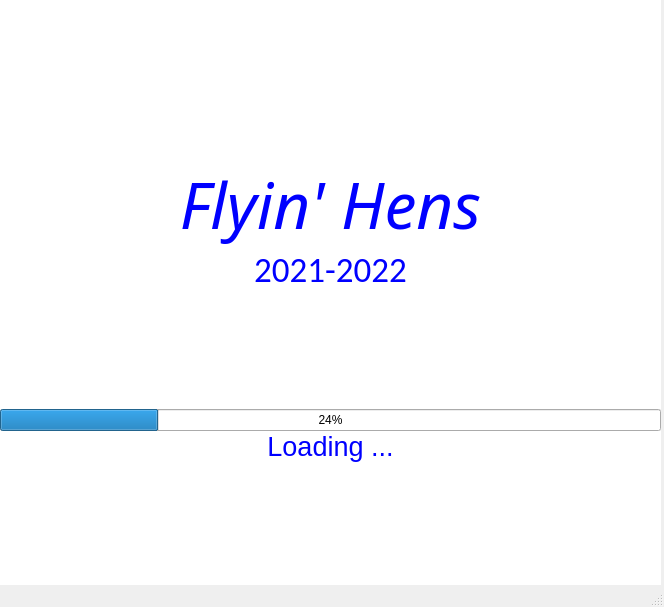
<?xml version="1.0" encoding="UTF-8"?>
<ui version="4.0">
 <class>MainWindow</class>
 <widget class="QMainWindow" name="MainWindow">
  <property name="geometry">
   <rect>
    <x>0</x>
    <y>0</y>
    <width>664</width>
    <height>607</height>
   </rect>
  </property>
  <property name="windowTitle">
   <string>MainWindow</string>
  </property>
  <widget class="QWidget" name="centralwidget">
   <widget class="QWidget" name="verticalLayoutWidget">
    <property name="geometry">
     <rect>
      <x>0</x>
      <y>0</y>
      <width>661</width>
      <height>591</height>
     </rect>
    </property>
    <layout class="QVBoxLayout" name="verticalLayout" stretch="1,0,1,1,1">
     <property name="spacing">
      <number>0</number>
     </property>
     <item>
      <widget class="QLabel" name="label">
       <property name="styleSheet">
        <string notr="true">background: white</string>
       </property>
       <property name="frameShape">
        <enum>QFrame::NoFrame</enum>
       </property>
       <property name="text">
        <string>&lt;html&gt;&lt;head/&gt;&lt;body&gt;&lt;p&gt;&lt;img src=&quot;:/ASAE_LoadScreen/ASAEScreenSaver.png&quot;/&gt;&lt;/p&gt;&lt;/body&gt;&lt;/html&gt;</string>
       </property>
       <property name="alignment">
        <set>Qt::AlignCenter</set>
       </property>
      </widget>
     </item>
     <item>
      <widget class="QLabel" name="label_4">
       <property name="font">
        <font>
         <family>Helonia</family>
         <pointsize>48</pointsize>
         <italic>true</italic>
        </font>
       </property>
       <property name="styleSheet">
        <string notr="true">background: white</string>
       </property>
       <property name="text">
        <string>&lt;html&gt;&lt;head/&gt;&lt;body&gt;&lt;p&gt;&lt;span style=&quot; color:#0000ff;&quot;&gt;Flyin' Hens&lt;/span&gt;&lt;/p&gt;&lt;/body&gt;&lt;/html&gt;</string>
       </property>
       <property name="alignment">
        <set>Qt::AlignCenter</set>
       </property>
      </widget>
     </item>
     <item>
      <widget class="QLabel" name="label_2">
       <property name="font">
        <font>
         <family>Calibri</family>
         <pointsize>26</pointsize>
        </font>
       </property>
       <property name="styleSheet">
        <string notr="true">background: white
</string>
       </property>
       <property name="lineWidth">
        <number>0</number>
       </property>
       <property name="text">
        <string>&lt;html&gt;&lt;head/&gt;&lt;body&gt;&lt;p&gt;&lt;span style=&quot; color:#0000ff;&quot;&gt;2021-2022&lt;/span&gt;&lt;/p&gt;&lt;/body&gt;&lt;/html&gt;</string>
       </property>
       <property name="alignment">
        <set>Qt::AlignHCenter|Qt::AlignTop</set>
       </property>
       <property name="margin">
        <number>0</number>
       </property>
       <property name="indent">
        <number>0</number>
       </property>
      </widget>
     </item>
     <item>
      <widget class="QProgressBar" name="progressBar">
       <property name="styleSheet">
        <string notr="true">text: blue</string>
       </property>
       <property name="value">
        <number>24</number>
       </property>
       <property name="alignment">
        <set>Qt::AlignCenter</set>
       </property>
       <property name="textVisible">
        <bool>true</bool>
       </property>
       <property name="orientation">
        <enum>Qt::Horizontal</enum>
       </property>
       <property name="textDirection">
        <enum>QProgressBar::BottomToTop</enum>
       </property>
      </widget>
     </item>
     <item>
      <widget class="QLabel" name="label_3">
       <property name="font">
        <font>
         <pointsize>20</pointsize>
        </font>
       </property>
       <property name="styleSheet">
        <string notr="true">background: white
</string>
       </property>
       <property name="text">
        <string>&lt;html&gt;&lt;head/&gt;&lt;body&gt;&lt;p&gt;&lt;span style=&quot; color:#0000ff;&quot;&gt;Loading ...&lt;/span&gt;&lt;/p&gt;&lt;/body&gt;&lt;/html&gt;</string>
       </property>
       <property name="alignment">
        <set>Qt::AlignHCenter|Qt::AlignTop</set>
       </property>
       <property name="margin">
        <number>10</number>
       </property>
      </widget>
     </item>
    </layout>
   </widget>
  </widget>
  <widget class="QStatusBar" name="statusbar"/>
 </widget>
 <resources>
  <include location="pics.qrc"/>
 </resources>
 <connections/>
</ui>
